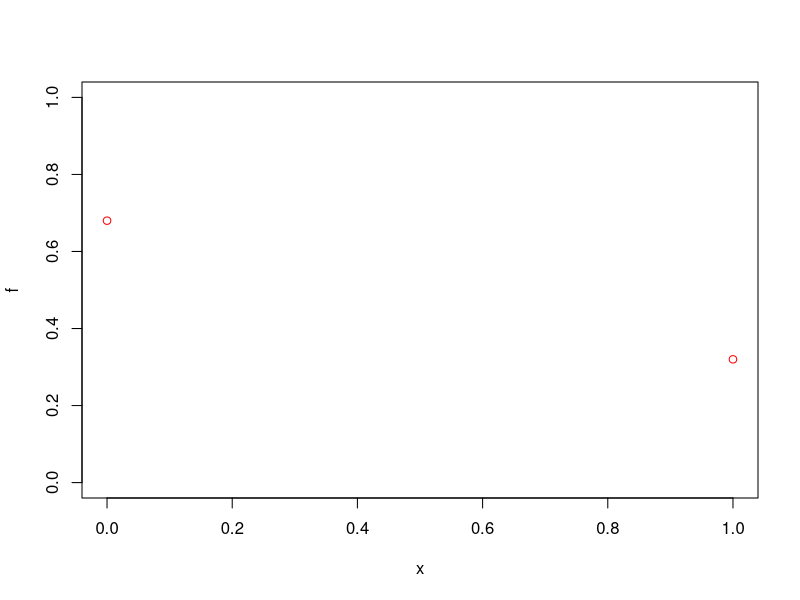
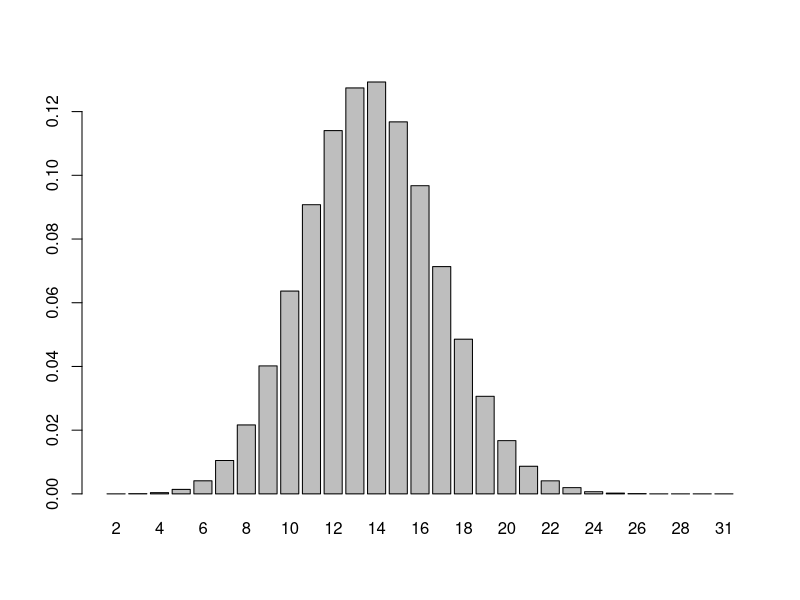
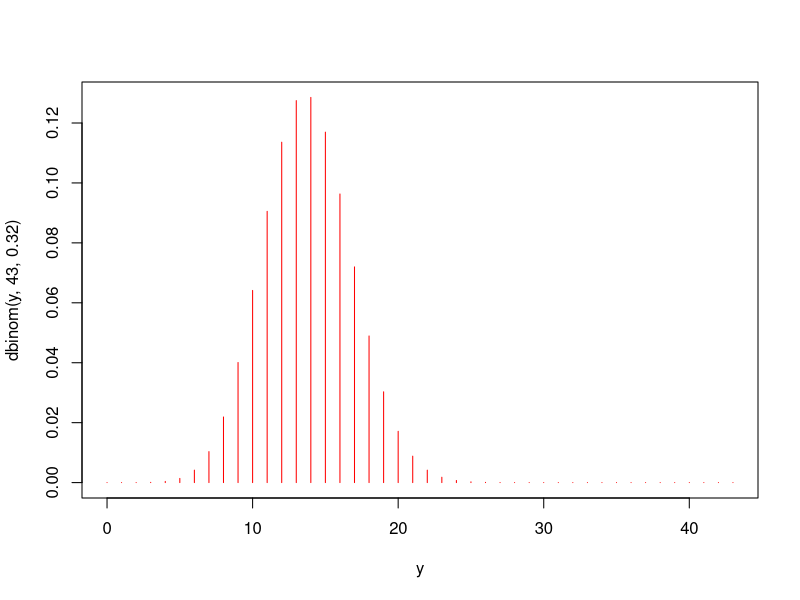

Here is the R script that generated these plots, in order:

#Pràctica 3

x<- c(0,1)                              #Definir variable aleatoria, o té +=2 teles o no
f<-c(0.68,0.32)                         #Funció massa Bernulli (o si o no)
plot(f~x, ylim=c(0,1), col='red')


n<- 43
sum(sample(x,n,f,replace=TRUE))         #Enquesta amb n assajos dels valors de x amb f probabiliat dels successos de x


Y<- function(i) {sum(sample(x,n,f,replace=TRUE))}
Y(i)

encuestas <- sapply(1:400000,Y)           #Iteracions , faig 40 vegades les 43 enquestes
encuestas

fr<- table (encuestas)/400000                  #taula de freq relatives

barplot(table (encuestas)/400000)

fr['13']

dbinom(13, 43, 0.32)                        #prob de tenir 13 sís en una enquesta de 43 valors, on p(sí)= 0.32

y<- 0:43
plot(y,dbinom(y, 43, 0.32), type='h', col='red')      # graficar prob d'obtenir yi sís en 43 preg


pbinom(16, 44, 0.32)                         # Pbinom és la freq acomulada. de [0,16]    pbinom no= dbinom

qbinom(0.5, 44, 0.32)                        # media de la binomial p(xi> media) = p(xi< media)
qbinom(0.25, 44, 0.32)                       # valor quartil, num que deixa el 25% de aera (probabilitat) a l'esquerra



